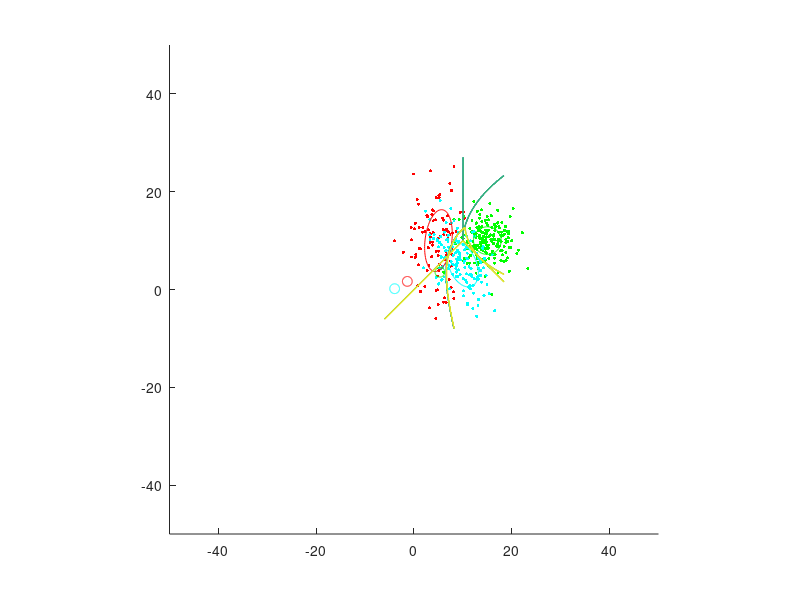
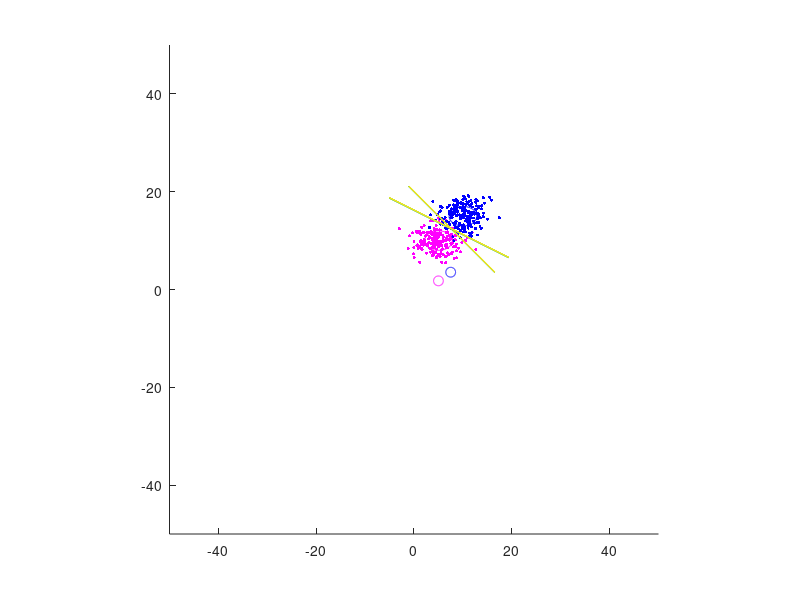

MATLAB code for these plots, in order:
function main

    clear;
    clf();

    gridSize = 0.1;
    %CASE 1:

    Na = 200;
    muA = [5; 10];
    covarA = [8 0; 0 4];
    colourA = 'm'

    Nb = 200;
    muB = [10; 15];
    covarB = [8 0; 0 4];
    colourB = 'b'

    %CASE 2:
    Nc = 100;
    muC = [5; 10];
    covarC = [8 4; 4 40];
    colourC = 'r'

    Nd = 200;
    muD = [15; 10];
    covarD = [8 0; 0 8];
    colourD = 'g'

    Ne = 150;
    muE = [10; 5];
    covarE = [10 -5; -5 20;]
    colourE = 'c'

    %Generate bivariate normal distribution with mean vector and covariance
    %matrix
    dataA = gen_normal_distribution(Na, muA, covarA);
    figure(1);
    scatter(dataA(:,1), dataA(:,2), 5, colourA, 'filled');
    hold on;

    dataB = gen_normal_distribution(Nb, muB, covarB);
    scatter(dataB(:,1), dataB(:,2), 5, colourB, 'filled');
    hold on;

    figure(2);
    dataC = gen_normal_distribution(Nc, muC, covarC);
    scatter(dataC(:,1), dataC(:,2), 5, colourC, 'filled');
    hold on;
    dataD = gen_normal_distribution(Nd, muD, covarD);
    scatter(dataD(:,1), dataD(:,2), 5, colourD, 'filled');
    hold on;
    dataE = gen_normal_distribution(Ne, muE, covarE);
    scatter(dataE(:,1), dataE(:,2), 5, colourE, 'filled');
    hold on;

    %Find whitening transform W -> unit std.dev. contour
    [eigen_vec_A, eigen_diag_A] = get_eigenvalues(covarA);

    %plot ellipse
    figure(1);
    thetaA = atan2(eigen_vec_A(3),eigen_vec_A(1));
    draw_ellipse(muA(1), muA(2), thetaA, sqrt(eigen_diag_A(1)), sqrt(eigen_diag_A(4)), colourA);
    hold on;

    [eigen_vec_B, eigen_diag_B] = get_eigenvalues(covarB);
    thetaB = atan2(eigen_vec_B(3),eigen_vec_B(1));
    draw_ellipse(muB(1), muB(2), thetaB, sqrt(eigen_diag_B(1)), sqrt(eigen_diag_B(4)), colourB);
    hold on;

    figure(2);
    [eigen_vec_C, eigen_diag_C] = get_eigenvalues(covarC);
    thetaC = atan2(eigen_vec_C(3),eigen_vec_C(1));
    draw_ellipse(muC(1), muC(2), thetaC, sqrt(eigen_diag_C(1)), sqrt(eigen_diag_C(4)), colourC);
    hold on;

    [eigen_vec_D, eigen_diag_D] = get_eigenvalues(covarD);
    thetaD = atan2(eigen_vec_D(3),eigen_vec_D(1));
    draw_ellipse(muD(1), muD(2), thetaD, sqrt(eigen_diag_D(1)), sqrt(eigen_diag_D(4)), colourD);
    hold on;

    [eigen_vec_E, eigen_diag_E] = get_eigenvalues(covarE);
    thetaE = atan2(eigen_vec_E(3),eigen_vec_E(1));
    draw_ellipse(muE(1), muE(2), thetaE, sqrt(eigen_diag_E(1)), sqrt(eigen_diag_E(4)), colourE);
    hold on;

    whiten_A = eigen_diag_A^(-1/2) * transpose(eigen_vec_A);
    whiten_B = eigen_diag_B^(-1/2) * transpose(eigen_vec_B);
    whiten_C = eigen_diag_C^(-1/2) * transpose(eigen_vec_C);
    whiten_D = eigen_diag_D^(-1/2) * transpose(eigen_vec_D);
    whiten_E = eigen_diag_E^(-1/2) * transpose(eigen_vec_E);

    muA_whitened = whiten_A * muA;
    muB_whitened = whiten_B * muB;
    muC_whitened = whiten_C * muC;
    muD_whitened = whiten_D * muD;
    muE_whitened = whiten_E * muE;

    %draw unit standard deviation contours
    figure(1)
    draw_circle(muA_whitened, colourA);
    draw_circle(muB_whitened, colourB);
    figure(2)
    draw_circle(muC_whitened, colourC);
    draw_circle(muD_whitened, colourD);
    draw_circle(muE_whitened, colourE);

    
    
    AB_means = [muA muB]
    AB_tmeans = [muA_whitened muB_whitened]
    AB_transforms = [whiten_A whiten_B]
    
    CDE_means = [muC muD muE]
    CDE_tmeans = [muC_whitened muD_whitened muE_whitened]
    CDE_transforms = [whiten_C whiten_D whiten_E]
    
    %Grid Helper
    [xVals_AB, yVals_AB, grid_AB] = prepareGrid(gridSize, dataA, dataB);
    [xVals_CDE, yVals_CDE, grid_CDE] = prepareGrid(gridSize, dataC, dataD, dataE);

    med_ab = plot_MED(grid_AB, xVals_AB, yVals_AB, AB_means, 1);
    figure(1);
    contour(xVals_AB, yVals_AB,med_ab);
    hold on;
    ged_ab = plot_GED(grid_AB, xVals_AB, yVals_AB, AB_tmeans, AB_transforms);
    figure(1);
    contour(xVals_AB, yVals_AB,ged_ab);
    hold on;
    
    med_cde = plot_MED(grid_CDE, xVals_CDE, yVals_CDE, CDE_means, 2);
    figure(2);
    contour(xVals_CDE, yVals_CDE,med_cde);
    hold on;
    ged_cde = plot_GED(grid_CDE, xVals_CDE, yVals_CDE, CDE_tmeans, CDE_transforms);
    figure(2);
    contour(xVals_CDE, yVals_CDE,ged_cde);
    hold on;
    
    print('help')
end

function MAP_2classes(s1, s2, mu1, mu2, p1, p2)
    q0 = inv(s1) - inv(s2)
    q1 = 2 * (transpose(mu2)* inv(s2) - transpose(mu1)* inv(s1))
    q2 = transpose(mu1) * inv(s1) * mu1 - transpose(mu2)* inv(s2) * mu2
    q3 = -1 * log(p2/p1)
    q4 = -1 * log(det(s1)/det(s2))

    syms x1 x2;
    ezplot([x1 x2] * q0 * [x1; x2] + q1 * [x1;x2] + q2 + 2 * q3 + q4 == 0, [-100, 100]);
end

function gauss = gen_normal_distribution(N, mu, covar)
    rand = randn(N,2);
    R = chol(covar);
    gauss = repmat(transpose(mu), length(rand), 1) + rand*R;
end

function [V,D] = get_eigenvalues(matrix)
    [V,D] = eig(matrix);
end

function cir = draw_circle(mu, colour)
    x = mu(1);
    y = mu(2);

    ang =0:0.01:2*pi;
    xp = 1*cos(ang);
    yp = 1*sin(ang);
    plot(x + xp, y + yp, colour);
    axis([-50 50 -50 50]);
    axis('square');
    hold on;
end

function draw_ellipse(x,y,theta,a,b, colour)

if nargin<5, error('Too few arguments to Plot_Ellipse.'); end;

np = 100;
ang = [0:np]*2*pi/np;
pts = [x;y]*ones(size(ang)) + [cos(theta) -sin(theta); sin(theta) cos(theta)]*[cos(ang)*a; sin(ang)*b];
plot( pts(1,:), pts(2,:), colour);

end

%Returns an array of [minimum, the class that was classified]
function classType = MED_Class(point, meanArgs)
classDistances=[];

%compare mean A and mean B
for i = 1:length(meanArgs)
    m = meanArgs(:,i);
    distance = sqrt((m(1)-point(1))^2 + (m(2)-point(2))^2);
    classDistances =[classDistances distance];
end

[minDistance, classType] = min(classDistances);
end

%Returns an array of [minimum, the class that was classified]
function classType = GED_Class(point, meanArgs, transformArgs)
classDistances=[];

for i = 1:length(meanArgs)
    shit = i*2;
    pt_transformed = transformArgs(:, shit -1 : shit) * point;
    m = meanArgs(:,i);
    distance = sqrt((m(1)-pt_transformed(1))^2 + (m(2)-pt_transformed(2))^2);
    classDistances =[classDistances distance];
end

[minDistance, classType] = min(classDistances);
end

% varargs - can take in multiple args, like varargs in java
%           random gaussian distrubution points
function [xVals, yVals, classGrid] = prepareGrid (gridSize, varargin)
    offset = 2;
    
    % Input gridsize and the (2D) data sets
    minX_val=[];
    minY_val=[];
    maxX_val=[];
    maxY_val=[];
    
    %iterate through each dataset and get the bounds
    for i = 1:length(varargin)
        xVals = varargin{i}(:, 1);
        yVals = varargin{i}(:, 2);
        minX_val = [minX_val min(xVals)];
        maxX_val = [minX_val max(xVals)];
        minY_val = [minY_val min(yVals)];
        maxY_val = [maxY_val max(yVals)];
    end
    
    %return a nice grid
    xVals = min(minX_val) - offset: gridSize : max(maxX_val) + offset;
    yVals = min(minY_val) - offset: gridSize : max(maxY_val) + offset;

    classGrid = zeros(length(yVals), length(xVals));
end

function classifier = plot_MED(grid, xVals, yVals, meanArgs, fig)
    classifier = repmat(grid, 1);
    for i = 1:numel(classifier)
        [row col] = ind2sub(size(classifier), i);
        classIndex = MED_Class([xVals(col);yVals(row)], meanArgs);
        classifier(i) = classIndex;
    end
end

function classifier = plot_GED(grid, xVals, yVals, mean_transformed_Args, mat_transforms)

    classifier = repmat(grid, 1);
    for i = 1:numel(classifier)
        [row col] = ind2sub(size(classifier), i);
        classIndex = GED_Class([xVals(col);yVals(row)], mean_transformed_Args, mat_transforms);
        classifier(i) = classIndex;       
    end
end
